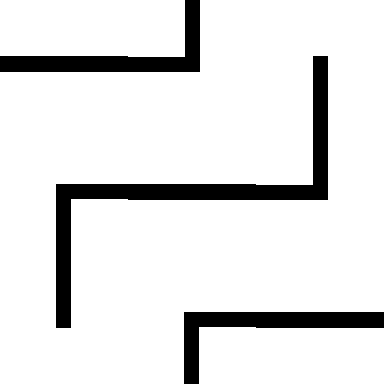

Rendered tile map (Tiled .tmx) drawn with the repository's tilesets; below, a short description and the full map source, tile grids included:
An orthogonal 3x3 tile map with 128x128 px tiles, 1 tile layer (Tile Layer 1).

<map version="1.5" tiledversion="1.7.2" orientation="orthogonal" renderorder="right-down" width="3" height="3" tilewidth="128" tileheight="128" infinite="0" nextlayerid="2" nextobjectid="1">
 <tileset firstgid="1" name="g1" tilewidth="128" tileheight="128" tilecount="15" columns="0">
  <grid orientation="orthogonal" width="1" height="1" />
  <tile id="0">
   <image width="128" height="128" source="../tileset/0.bmp" />
  </tile>
  <tile id="1">
   <image width="128" height="128" source="../tileset/1.bmp" />
  </tile>
  <tile id="2">
   <image width="128" height="128" source="../tileset/2.bmp" />
  </tile>
  <tile id="3">
   <image width="128" height="128" source="../tileset/3.bmp" />
  </tile>
  <tile id="4">
   <image width="128" height="128" source="../tileset/4.bmp" />
  </tile>
  <tile id="5">
   <image width="128" height="128" source="../tileset/5.bmp" />
  </tile>
  <tile id="6">
   <image width="128" height="128" source="../tileset/6.bmp" />
  </tile>
  <tile id="7">
   <image width="128" height="128" source="../tileset/7.bmp" />
  </tile>
  <tile id="8">
   <image width="128" height="128" source="../tileset/8.bmp" />
  </tile>
  <tile id="9">
   <image width="128" height="128" source="../tileset/9.bmp" />
  </tile>
  <tile id="10">
   <image width="128" height="128" source="../tileset/10.bmp" />
  </tile>
  <tile id="11">
   <image width="128" height="128" source="../tileset/11.bmp" />
  </tile>
  <tile id="12">
   <image width="128" height="128" source="../tileset/12.bmp" />
  </tile>
  <tile id="13">
   <image width="128" height="128" source="../tileset/13.bmp" />
  </tile>
  <tile id="14">
   <image width="128" height="128" source="../tileset/14.bmp" />
  </tile>
 </tileset>
 <layer id="1" name="Tile Layer 1" width="3" height="3">
  <data encoding="csv">
6,10,3,
8,6,10,
1,8,6
</data>
 </layer>
</map>
